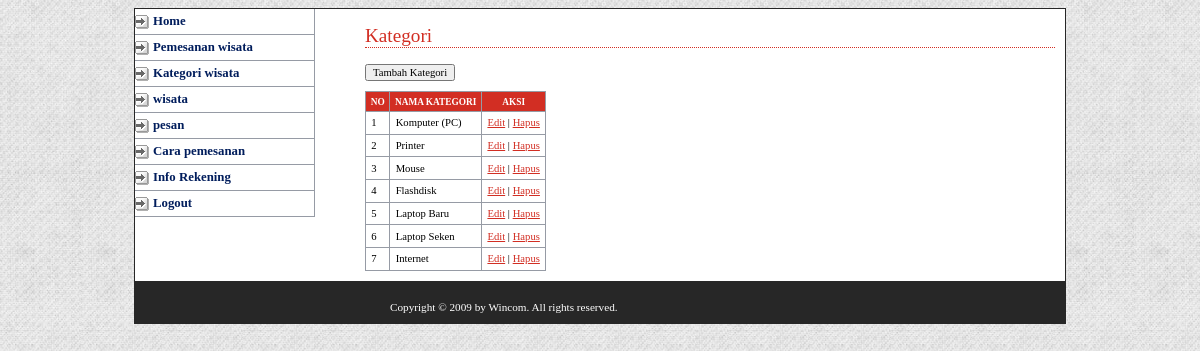
Page /adminweb/media.php?module=kategori (signed in) on the committed database.
### tables this page shows
CREATE TABLE IF NOT EXISTS `kategori` (
  `id_kategori` int(5) NOT NULL AUTO_INCREMENT,
  `nama_kategori` varchar(100) NOT NULL,
  PRIMARY KEY (`id_kategori`)
);

### adminweb/modul/mod_kategori/kategori.php (the view, shortened to what this page needs)
<?php
$aksi="modul/mod_kategori/aksi_kategori.php";
switch($_GET[act]){
  default:
    echo "<h2>Kategori</h2>
          <input type=button value='Tambah Kategori'
          onclick=\"window.location.href='?module=kategori&act=tambahkategori';\">
          <table>
          <tr><th>no</th><th>nama kategori</th><th>aksi</th></tr>";
    $tampil=mysql_query("SELECT * FROM kategori ORDER BY id_kategori DESC");
    $no=1;
    while ($r=mysql_fetch_array($tampil)){
       echo "<tr><td>$no</td>
             <td>$r[nama_kategori]</td>
             <td><a href=?module=kategori&act=editkategori&id=$r[id_kategori]>Edit</a> |
	               <a href=$aksi?module=kategori&act=hapus&id=$r[id_kategori]>Hapus</a>
             </td></tr>";
      $no++;
    }
    echo "</table>";
    break;
}
?>

### adminweb/style.css (style rules this page uses)
body { font-family: Tahoma; text-align: center; background:url(images/bg.jpg) left top repeat; }
a:link,a:visited { color:#D22E23; }
h2 { font: normal 120% Georgia; color: #D22E23; background-color: transparent; border-bottom: 1px dotted #D22E23; }
table { font-family: Tahoma; font-size: 8pt; border-width: 1px; border-style: solid; border-color: #999999; border-collapse: collapse; margin: 10px 0px; }
th { color: #FFFFFF; font-size: 7pt; text-transform: uppercase; text-align: center; padding: 0.5em; border-width: 1px; border-style: solid; border-color: #969BA5; border-collapse: collapse; background-color: #D22E23; }
td { padding: 0.5em; vertical-align: top; border-width: 1px; border-style: solid; border-color: #969BA5; border-collapse: collapse; }
input,textarea,select { font-family: Tahoma; font-size: 8pt; }

### rows in the picture
kategori: nama_kategori "Komputer (PC)"
kategori: nama_kategori "Printer"
kategori: nama_kategori "Mouse"
kategori: nama_kategori "Flashdisk"
kategori: nama_kategori "Laptop Baru"
kategori: nama_kategori "Laptop Seken"
kategori: nama_kategori "Internet"
